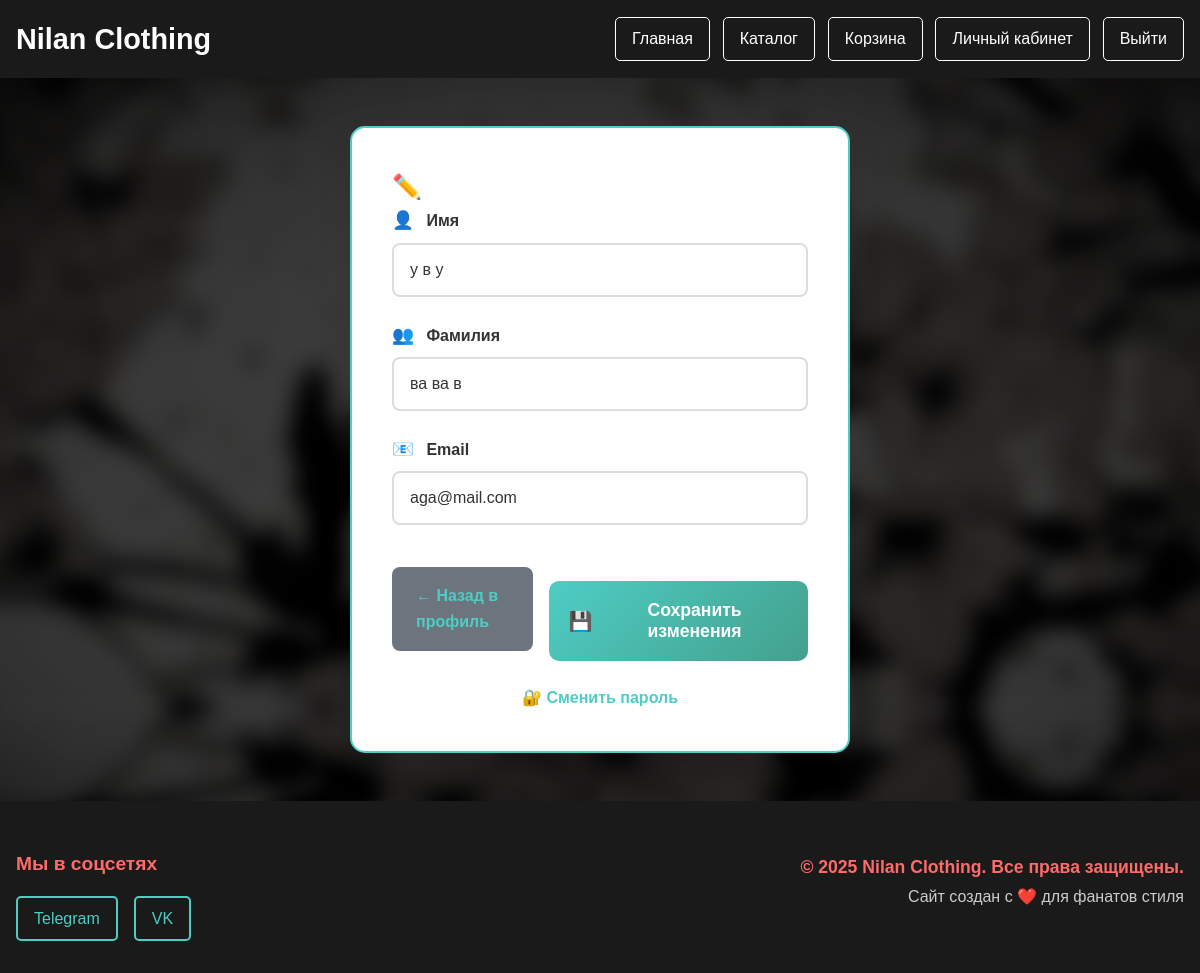
Screenshot of /users/profile/edit/ (signed in) with the database file from the repository.
### users/models.py (models this page shows, shortened)
class CustomUser(AbstractUser):
    is_deleted = models.BooleanField(default=False, verbose_name='Удален')
    deleted_at = models.DateTimeField(null=True, blank=True, verbose_name='Дата удаления')
    objects = CustomUserManager()
    class Meta:
        verbose_name = 'Пользователь'
        verbose_name_plural = 'Пользователи'

### users/views.py (the view)
# urls.py: path('profile/edit/', views.edit_profile, name='edit_profile'),
@login_required
def edit_profile(request):
    if request.method == 'POST':
        form = ProfileEditForm(request.POST, instance=request.user)
        if form.is_valid():
            form.save()
            messages.success(request, 'Профиль успешно обновлен!')
            return redirect('users:profile')
    else:
        form = ProfileEditForm(instance=request.user)
    return render(request, 'users/edit_profile.html', {'form': form})

### users/forms.py (shortened to what this page needs)
class ProfileEditForm(forms.ModelForm):
    class Meta:
        model = User
        fields = ['first_name', 'last_name', 'email']
        labels = {
            'first_name': 'Имя',
            'last_name': 'Фамилия',
            'email': 'Email'
        }
        widgets = {
            'first_name': forms.TextInput(attrs={
                'class': 'form-input',
                'placeholder': 'Введите ваше имя',
                'pattern': '.*\\S+.*',
                'title': 'Поле не может состоять только из пробелов'
            }),
            'last_name': forms.TextInput(attrs={
                'class': 'form-input',
                'placeholder': 'Введите вашу фамилию',
                'pattern': '.*\\S+.*',
                'title': 'Поле не может состоять только из пробелов'
            }),
            'email': forms.EmailInput(attrs={
                'class': 'form-input',
                'placeholder': 'Введите ваш email',
                'pattern': '.*\\S+.*',
                'title': 'Поле не может состоять только из пробелов'
            }),
        }

### users/managers.py (called while the page is built)
    def get_queryset(self):
        return super().get_queryset().filter(is_deleted=False)

### my_merch_shop/users/templates/users/edit_profile.html (shortened to what this page needs)
{% load static %}
<!DOCTYPE html>
<html lang="ru">
<head>
    <link rel="stylesheet" href="{% static 'style.css' %}">
</head>
<body>
    <header>
        <div class="logo">
            <h1>Nilan Clothing</h1>
        </div>
        <nav>
            <a href="/">Главная</a>
            <a href="{% url 'shop:product_list' %}">Каталог</a>
            <a href="{% url 'shop:cart_detail' %}">Корзина</a>
            {% if user.is_authenticated %}
                <a href="{% url 'users:profile' %}">Личный кабинет</a>
                <a href="{% url 'users:logout' %}">Выйти</a>
            {% else %}
                <a href="{% url 'users:login' %}">Войти</a>
                <a href="{% url 'users:register' %}">Регистрация</a>
            {% endif %}
        </nav>
    </header>
    <main>
        <div class="auth-container">
            <h2>✏️ Редактирование профиля</h2>
            <form method="post">
                <div class="form-group">
                    <label for="{{ form.first_name.id_for_label }}">
                        <span class="label-icon">👤</span>
                        Имя
                    </label>
                    {{ form.first_name }}
                </div>
                <div class="form-group">
                    <label for="{{ form.last_name.id_for_label }}">
                        <span class="label-icon">👥</span>
                        Фамилия
                    </label>
                    {{ form.last_name }}
                </div>
                <div class="form-group">
                    <label for="{{ form.email.id_for_label }}">
                        <span class="label-icon">📧</span>
                        Email
                    </label>
                    {{ form.email }}
                </div>
                <div class="form-actions">
                    <a href="{% url 'users:profile' %}" class="back-btn">← Назад в профиль</a>
                    <button type="submit" class="submit-btn">
                        <span class="btn-icon">💾</span>
                        Сохранить изменения
                    </button>
                </div>
            </form>
            <div class="profile-links">
                <a href="{% url 'users:change_password' %}">🔐 Сменить пароль</a>
            </div>
        </div>
    </main>
    <footer class="site-footer">
        <div class="footer-content">
            <div class="social-links">
                <h3>Мы в соцсетях</h3>
                <div class="social-icons">
                    <a href="#" class="social-link">Telegram</a>
                    <a href="#" class="social-link">VK</a>
                </div>
            </div>
            <div class="copyright">
                <p>&copy; 2025 Nilan Clothing. Все права защищены.</p>
                <p>Сайт создан с ❤️ для фанатов стиля</p>
            </div>
        </div>
    </footer>
</body>
</html>

### css/style.css (style rules this page uses)
* { margin: 0; padding: 0; box-sizing: border-box; }
html, body { height: 100%; }
body { font-family: 'Arial', sans-serif; line-height: 1.6; color: #ffffff; background: url('/static/body_bg.png'); background-repeat: no-repeat; background-position: center center; background-attachment: fixed; background-size: cover; background-color: #00000098; background-blend-mode: multiply; display: flex; flex-direction: column; min-height: 100vh; }
main { flex: 1 0 auto; }
header { background: #1a1a1a; color: white; padding: 1rem; display: flex; flex-wrap: wrap; justify-content: space-between; align-items: center; gap: 1rem; }
.logo h1 { font-size: clamp(1.3rem, 4vw, 1.8rem); }
nav { display: flex; flex-wrap: wrap; gap: 0.8rem; justify-content: center; }
nav a { color: white; text-decoration: none; padding: 0.5rem 1rem; border: 1px solid white; border-radius: 5px; background-color: transparent; transition: all 0.3s; white-space: nowrap; }
.site-footer { background: #1a1a1a; color: white; padding: 3rem 1rem 2rem; margin-top: auto; flex-shrink: 0; }
.footer-content { max-width: 1200px; margin: 0 auto; display: flex; flex-wrap: wrap; justify-content: space-between; align-items: flex-start; gap: 2rem; }
.social-links { flex: 1; min-width: 200px; }
.social-links h3 { color: #ff6b6b; margin-bottom: 1rem; font-size: 1.2rem; }
.social-icons { display: flex; flex-wrap: wrap; gap: 1rem; }
.social-link { color: #4ecdc4; text-decoration: none; padding: 0.5rem 1rem; border: 2px solid #4ecdc4; border-radius: 5px; transition: all 0.3s; display: inline-block; }
.copyright { flex: 1; min-width: 200px; text-align: right; }
.copyright p { margin: 0.3rem 0; color: #cccccc; line-height: 1.5; }
.copyright p:first-child { color: #ff6b6b; font-weight: bold; font-size: 1.1rem; }
.auth-container { max-width: 500px; margin: 3rem auto; padding: 2.5rem; background: white; border-radius: 15px; box-shadow: 0 15px 35px rgba(0,0,0,0.1); border: 2px solid #4ecdc4; }
.auth-container label { display: block; margin-bottom: 0.7rem; color: #333; font-weight: bold; font-size: 1rem; }
.label-icon { margin-right: 0.5rem; font-size: 1.1rem; }
.auth-container input { width: 100%; padding: 1rem; border: 2px solid #ddd; border-radius: 8px; font-size: 1rem; transition: border-color 0.3s; color: #333; background: #fff; }
.btn-icon { font-size: 1.2rem; }
.auth-container a { color: #4ecdc4; text-decoration: none; font-weight: bold; transition: color 0.3s; }
.form-group { position: relative; margin-bottom: 1.5rem; }
.form-group label { display: block; margin-bottom: 0.5rem; color: #333; font-weight: 600; }
.form-input, .form-textarea, .form-select { width: 100%; padding: 0.8rem; border: 2px solid #ddd; border-radius: 8px; font-size: 1rem; transition: border-color 0.3s; }
.form-actions { display: flex; justify-content: space-between; align-items: center; margin-top: 2rem; gap: 1rem; }
.back-btn { padding: 1rem 1.5rem; background: #6c757d; color: white; text-decoration: none; border-radius: 8px; transition: all 0.3s; display: flex; align-items: center; gap: 0.5rem; font-weight: bold; }
.profile-links { margin-top: 1.5rem; text-align: center; }
.profile-links a { color: #4ecdc4; text-decoration: none; font-weight: bold; transition: color 0.3s; }
.submit-btn { width: 100%; padding: 1.2rem; background: linear-gradient(135deg, #4ecdc4, #44a08d); color: white; border: none; border-radius: 10px; cursor: pointer; font-size: 1.1rem; font-weight: bold; transition: all 0.3s; margin-top: 1.5rem; display: flex; align-items: center; justify-content: center; gap: 0.5rem; }

### rows the page displays
CustomUser: first_name "у в у", last_name "ва ва в", email "aga@mail.com"
